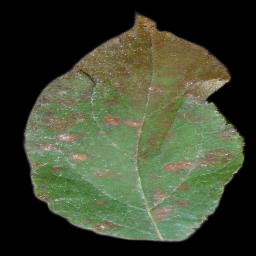
#> input picture final_v4/remove_background.png, 256 x 256 px, found by its file name
$ python fuzzy.py
#> lines starting #> are read from the running program, lines starting #| are printed output that depends on the picture; after the words box and inside, x2 and y2 are one past the last pixel; in counts of white or black regions, pixels touching at a corner belong together
import cv2
import numpy as np
from skimage import color
import os
import skfuzzy as fuzz
from skfuzzy import control as ctrl

# Ensure output directory exists
output_dir = 'disease_spots/images'
os.makedirs(output_dir, exist_ok=True)

def load_image(image_path):
#> called with image_path = 'final_v4/remove_background.png'
    image = cv2.imread(image_path)
#> image is the input picture: shape (256, 256, 3); mean B, G, R 48.7, 69.8, 62.3
    return cv2.cvtColor(image, cv2.COLOR_BGR2RGB)

# Segment the leaf region to remove the white background
def segment_leaf(image):
    hsv_image = cv2.cvtColor(image, cv2.COLOR_RGB2HSV)
#> hsv_image: shape (256, 256, 3); mean H, S, V 22.2, 47.1, 71.9
    lower_green = np.array([25, 40, 20])
    upper_green = np.array([100, 255, 255])
    mask = cv2.inRange(hsv_image, lower_green, upper_green)
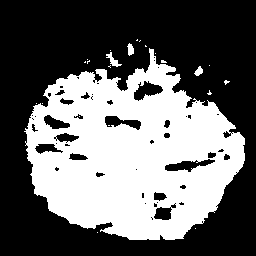
#> mask: shape (256, 256); 40.5% white; 23 white regions (19 under 20 px), largest, box (x1, y1, x2, y2) and area: (24, 48, 245, 240) 26267, (106, 52, 122, 67) 87, (127, 43, 134, 56) 61, (194, 66, 203, 76) 54

    # Morphological operations to clean up the mask
    kernel = cv2.getStructuringElement(cv2.MORPH_ELLIPSE, (7, 7))
    mask = cv2.morphologyEx(mask, cv2.MORPH_CLOSE, kernel)
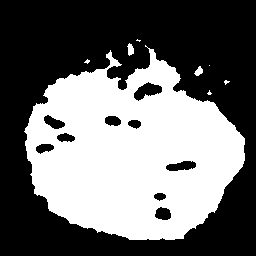
#> mask: shape (256, 256); 42.7% white; 8 white regions (5 under 20 px), largest, box (x1, y1, x2, y2) and area: (24, 45, 245, 240) 27797, (127, 43, 134, 56) 61, (194, 66, 203, 76) 54
    return mask

# Method 1: Grayscale + Simple Thresholding
# [43 lines left out: functions method1, method2, method3, method4, calculate_disease_percentage, not called in this run]


# Define Fuzzy Logic System for Health Score
def define_fuzzy_system():
    # Define fuzzy variables
    disease_pct = ctrl.Antecedent(np.arange(0, 101, 1), 'disease_pct')
    health_score = ctrl.Consequent(np.arange(0, 101, 1), 'health_score')

    # Define membership functions for disease_pct
    disease_pct['low'] = fuzz.trimf(disease_pct.universe, [0, 0, 10])
    disease_pct['medium'] = fuzz.trimf(disease_pct.universe, [10, 20, 30])
    disease_pct['high'] = fuzz.trimf(disease_pct.universe, [30, 65, 100])

    # Define membership functions for health_score
    health_score['poor'] = fuzz.trimf(health_score.universe, [0, 35, 70])
    health_score['average'] = fuzz.trimf(health_score.universe, [70, 80, 90])
    health_score['good'] = fuzz.trimf(health_score.universe, [90, 100, 100])

    # Define fuzzy rules
    rule1 = ctrl.Rule(disease_pct['low'], health_score['good'])
    rule2 = ctrl.Rule(disease_pct['medium'], health_score['average'])
    rule3 = ctrl.Rule(disease_pct['high'], health_score['poor'])

    # Create control system and simulation
    health_ctrl = ctrl.ControlSystem([rule1, rule2, rule3])
    health_sim = ctrl.ControlSystemSimulation(health_ctrl)

    return health_sim

# Calculate Health Score using Fuzzy Logic
# [9 lines left out: function calculate_health_score, not called in this run]

# Main function to execute methods, calculate disease percentage, and health score
def process_image_methods(image_path):
    image = load_image(image_path)

    # Segment the leaf area to create a mask
    leaf_mask = segment_leaf(image)

    # Initialize fuzzy logic system
    health_sim = define_fuzzy_system()

    # Apply each method, mask the results, calculate disease percentage and health score
    for i, method in enumerate([method1, method2, method3, method4], start=1):
        binary_image = method(image, leaf_mask, os.path.join(output_dir, f'method{i}_result.jpg'))

        # if i == 4:
        disease_percentage = calculate_disease_percentage(binary_image, leaf_mask)
        health_score = calculate_health_score(disease_percentage, health_sim)

        print(f"Method {i} - Disease Percentage: {disease_percentage:.2f}% | Health Score: {health_score:.2f}/100")

    print("Disease spot detection images and health scores calculated successfully for all methods.")

    # xor = cv2.bitwise_xor()

# Run the function with the path to your input image
if __name__ == "__main__":
    process_image_methods('final_v4/remove_background.png')
#> (the call stopped at in define_fuzzy_system, `disease_pct = ctrl.Antecedent(np.arange(0, 101, 1), 'disease_pct')`: skfuzzy is not available in this run)
